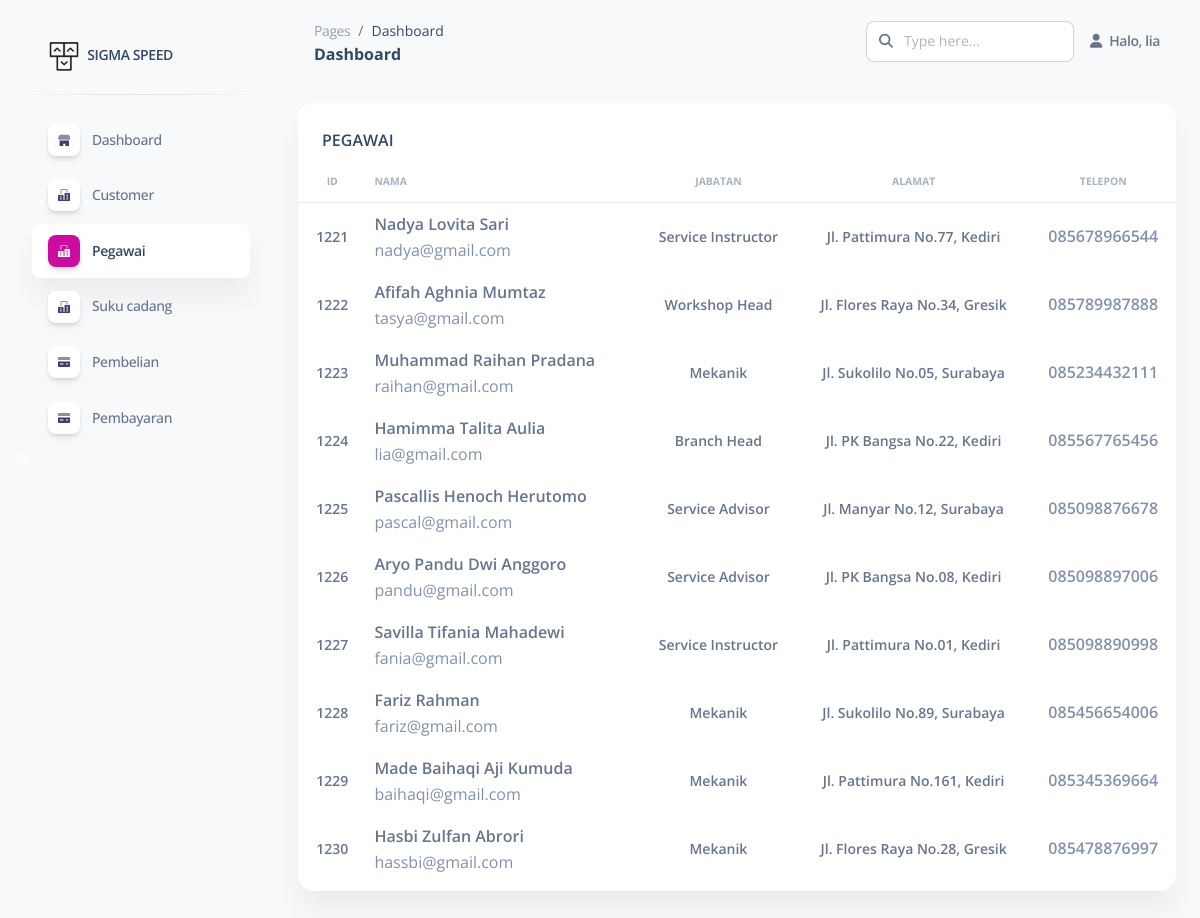
Screenshot of /pages-admin/pegawai.php (signed in) with the database file from the repository.
### tables this page shows
CREATE TABLE `pegawai` (
  `ID_Pegawai` varchar(6) NOT NULL,
  `ID_Jabatan` char(1) NOT NULL,
  `Nama_Pegawai` varchar(30) NOT NULL,
  `Email` varchar(30) NOT NULL,
  `Kata_Sandi` varchar(32) NOT NULL,
  `Alamat_Pegawai` varchar(30) NOT NULL,
  `Tlp_Pegawai` varchar(12) NOT NULL
);

CREATE TABLE `jabatan` (
  `ID_Jabatan` char(1) NOT NULL,
  `Nama_Jabatan` varchar(20) NOT NULL,
  `Gaji_Pokok` int(11) NOT NULL,
  `Tunjangan` int(11) DEFAULT NULL
);

### pages-admin/pegawai.php (the view, shortened to what this page needs)
<?php
include_once('../config/database.php');
$query_pegawai = "SELECT p.ID_Pegawai, p.Nama_Pegawai, j.Nama_Jabatan, p.Email, p.Alamat_Pegawai, p.Tlp_Pegawai
                    FROM pegawai p JOIN jabatan j
                    ON p.id_jabatan = j.id_jabatan ";
$tabel_pegawai = mysqli_query($mysqli, $query_pegawai);
?>
<!DOCTYPE html>
<html lang="en">
<head>
  <link href="../assets/css/nucleo-icons.css" rel="stylesheet" />
  <link href="../assets/css/nucleo-svg.css" rel="stylesheet" />
  <link href="../assets/css/nucleo-svg.css" rel="stylesheet" />
  <link id="pagestyle" href="../assets/css/soft-ui-dashboard.css?v=1.0.3" rel="stylesheet" />
</head>
<body class="g-sidenav-show  bg-gray-100">
<?php
if (isset($_SESSION['user_logged'])) {
	?>
  <aside class="sidenav navbar navbar-vertical navbar-expand-xs border-0 border-radius-xl my-3 fixed-start ms-3 " id="sidenav-main">
    <div class="sidenav-header">
      <a class="navbar-brand m-0" href="https://demos.creative-tim.com/soft-ui-dashboard/pages/dashboard.php" target="_blank">
        <img src="../assets/img/logo-ct.png" class="navbar-brand-img h-100" alt="main_logo">
        <span class="ms-1 font-weight-bold">SIGMA SPEED</span>
      </a>
    </div>
    <hr class="horizontal dark mt-0">
    <div class="collapse navbar-collapse  w-auto  max-height-vh-100 h-100" id="sidenav-collapse-main">
      <ul class="navbar-nav">
        <li class="nav-item">
          <a class="nav-link " href="dashboard.php">
            <div class="icon icon-shape icon-sm shadow border-radius-md bg-white text-center me-2 d-flex align-items-center justify-content-center">
            </div>
            <span class="nav-link-text ms-1">Dashboard</span>
          </a>
        </li>
        <li class="nav-item">
          <a class="nav-link " href="pemilik.php">
            <div class="icon icon-shape icon-sm shadow border-radius-md bg-white text-center me-2 d-flex align-items-center justify-content-center">
            </div>
            <span class="nav-link-text ms-1">Customer</span>
          </a>
        </li>
        <li class="nav-item">
          <a class="nav-link active" href="pegawai.php">
            <div class="icon icon-shape icon-sm shadow border-radius-md bg-white text-center me-2 d-flex align-items-center justify-content-center">
            </div>
            <span class="nav-link-text ms-1">Pegawai</span>
          </a>
        </li>
        <li class="nav-item">
          <a class="nav-link" href="suku_cadang.php">
            <div class="icon icon-shape icon-sm shadow border-radius-md bg-white text-center me-2 d-flex align-items-center justify-content-center">
            </div>
            <span class="nav-link-text ms-1">Suku cadang</span>
          </a>
        </li>
        <li class="nav-item">
          <a class="nav-link  " href="?hal=billing">
            <div class="icon icon-shape icon-sm shadow border-radius-md bg-white text-center me-2 d-flex align-items-center justify-content-center">
            </div>
            <span class="nav-link-text ms-1">Pembelian</span>
          </a>
        </li>
        <li class="nav-item">
          <a class="nav-link " href="pembayaran.php">
            <div class="icon icon-shape icon-sm shadow border-radius-md bg-white text-center me-2 d-flex align-items-center justify-content-center">
            </div>
            <span class="nav-link-text ms-1">Pembayaran</span>
          </a>
        </li>
        <li class="nav-item">
            </div>
  </aside>
  <main class="main-content position-relative max-height-vh-100 h-100 mt-1 border-radius-lg ">
    <nav class="navbar navbar-main navbar-expand-lg px-0 mx-4 shadow-none border-radius-xl" id="navbarBlur" navbar-scroll="true">
      <div class="container-fluid py-1 px-3">
        <nav aria-label="breadcrumb">
          <ol class="breadcrumb bg-transparent mb-0 pb-0 pt-1 px-0 me-sm-6 me-5">
            <li class="breadcrumb-item text-sm"><a class="opacity-5 text-dark" href="javascript:;">Pages</a></li>
            <li class="breadcrumb-item text-sm text-dark active" aria-current="page">Dashboard</li>
          </ol>
          <h6 class="font-weight-bolder mb-0">Dashboard</h6>
        </nav>
        <div class="collapse navbar-collapse mt-sm-0 mt-2 me-md-0 me-sm-4" id="navbar">
          <div class="ms-md-auto pe-md-3 d-flex align-items-center">
            <div class="input-group">
              <span class="input-group-text text-body"><i class="fas fa-search" aria-hidden="true"></i></span>
              <input type="text" class="form-control" placeholder="Type here...">
            </div>
          </div>
          <ul class="navbar-nav  justify-content-end">
            <li class="nav-item d-flex align-items-center">
              <a href="javascript:;" class="nav-link text-body font-weight-bold px-0">
                <i class="fa fa-user me-sm-1"></i>
                <span class="d-sm-inline d-none">
                <?php echo "Halo, ".$_SESSION['user_name'];?>
                </span>
              </a>
            </li>
    </nav>
    <div class="container-fluid py-4">
      <div class="row">
        <div class="col-12">
          <div class="card mb-4">
            <div class="card-header pb-0">
              <h6>PEGAWAI</h6>
            </div>
            <div class="card-body px-0 pt-0 pb-2">
              <div class="table-responsive p-0">
                <table class="table align-items-center mb-0">
                  <thead>
                    <tr>
                      <th class="text-uppercase text-secondary text-xxs font-weight-bolder opacity-7 align-middle text-center text-sm">ID</th>
                      <th class="text-uppercase text-secondary text-xxs font-weight-bolder opacity-7 ps-2">Nama</th>
                      <th class="text-uppercase text-secondary text-xxs font-weight-bolder opacity-7 align-middle text-center text-sm">Jabatan</th>
                      <th class="text-center text-uppercase text-secondary text-xxs font-weight-bolder opacity-7">Alamat</th>
                      <th class="text-center text-uppercase text-secondary text-xxs font-weight-bolder opacity-7">Telepon</th>
                    </tr>
                  </thead>
                 <tbody>
                    <?php
                     foreach ($tabel_pegawai as $data_pegawai) :
                    ?>
                    <tr>
                      <td class="align-middle text-center text-sm">
                      <span class="text-s font-weight-bold mb-0">
                      <?php echo $data_pegawai['ID_Pegawai'];  ?>
                     </span>
                    </td>
                      <td>
                        <p class="text-s font-weight-bold mb-0">
                        <?php echo $data_pegawai['Nama_Pegawai'];  ?>
                        </p>
                        <p class="text-s text-secondary mb-0">
                        <?php echo $data_pegawai['Email'];  ?>
                        </p>
                      </td>
                      <td class="align-middle text-center text-sm">
                        <span class="text-s font-weight-bold mb-0">
                        <?php echo $data_pegawai['Nama_Jabatan'];  ?>
                        </span>
                      </td>
                      <td class="align-middle text-center text-sm">
                        <span class="text-s font-weight-bold mb-0">
                        <?php echo $data_pegawai['Alamat_Pegawai'];  ?>
                        </span>
                      </td>
                      <td class="align-middle text-center">
                        <span class="text-secondary text-s font-weight-bold">
                        <?php echo $data_pegawai['Tlp_Pegawai'];  ?>
                        </span>
                      </td>
                    </tr>
                  </tbody>
                  <?php
                       endforeach
                 ?>
                </table>
              </div>
            </div>
          </div>
        </div>
      </div>
</body>
</html>
<?php
} else {
    header('location: sign-in.php');
}
?>

### assets/css/nucleo-svg.css (style rules this page uses)
.icon { display: inline-block; color: #111111; height: 1em; width: 1em; }
.icon-sm { height: 0.8em; width: 0.8em; }
.icon { fill: currentColor; stroke: none; }

### rows the page displays
pegawai: ID_Pegawai "1221", Nama_Pegawai "Nadya Lovita Sari", Email "nadya@gmail.com", ID_Jabatan.Nama_Jabatan "Service Instructor", Alamat_Pegawai "Jl. Pattimura No.77, Kediri", Tlp_Pegawai "085678966544"
pegawai: ID_Pegawai "1222", Nama_Pegawai "Afifah Aghnia Mumtaz", Email "tasya@gmail.com", ID_Jabatan.Nama_Jabatan "Workshop Head", Alamat_Pegawai "Jl. Flores Raya No.34, Gresik", Tlp_Pegawai "085789987888"
pegawai: ID_Pegawai "1223", Nama_Pegawai "Muhammad Raihan Pradana", Email "raihan@gmail.com", ID_Jabatan.Nama_Jabatan "Mekanik", Alamat_Pegawai "Jl. Sukolilo No.05, Surabaya", Tlp_Pegawai "085234432111"
pegawai: ID_Pegawai "1224", Nama_Pegawai "Hamimma Talita Aulia", Email "lia@gmail.com", ID_Jabatan.Nama_Jabatan "Branch Head", Alamat_Pegawai "Jl. PK Bangsa No.22, Kediri", Tlp_Pegawai "085567765456"
pegawai: ID_Pegawai "1225", Nama_Pegawai "Pascallis Henoch Herutomo", Email "pascal@gmail.com", ID_Jabatan.Nama_Jabatan "Service Advisor", Alamat_Pegawai "Jl. Manyar No.12, Surabaya", Tlp_Pegawai "085098876678"
pegawai: ID_Pegawai "1226", Nama_Pegawai "Aryo Pandu Dwi Anggoro", Email "pandu@gmail.com", ID_Jabatan.Nama_Jabatan "Service Advisor", Alamat_Pegawai "Jl. PK Bangsa No.08, Kediri", Tlp_Pegawai "085098897006"
pegawai: ID_Pegawai "1227", Nama_Pegawai "Savilla Tifania Mahadewi", Email "fania@gmail.com", ID_Jabatan.Nama_Jabatan "Service Instructor", Alamat_Pegawai "Jl. Pattimura No.01, Kediri", Tlp_Pegawai "085098890998"
pegawai: ID_Pegawai "1228", Nama_Pegawai "Fariz Rahman", Email "fariz@gmail.com", ID_Jabatan.Nama_Jabatan "Mekanik", Alamat_Pegawai "Jl. Sukolilo No.89, Surabaya", Tlp_Pegawai "085456654006"
pegawai: ID_Pegawai "1229", Nama_Pegawai "Made Baihaqi Aji Kumuda", Email "baihaqi@gmail.com", ID_Jabatan.Nama_Jabatan "Mekanik", Alamat_Pegawai "Jl. Pattimura No.161, Kediri", Tlp_Pegawai "085345369664"
pegawai: ID_Pegawai "1230", Nama_Pegawai "Hasbi Zulfan Abrori", Email "hassbi@gmail.com", ID_Jabatan.Nama_Jabatan "Mekanik", Alamat_Pegawai "Jl. Flores Raya No.28, Gresik", Tlp_Pegawai "085478876997"

### other values shown
$_SESSION['user_name'] "lia"
